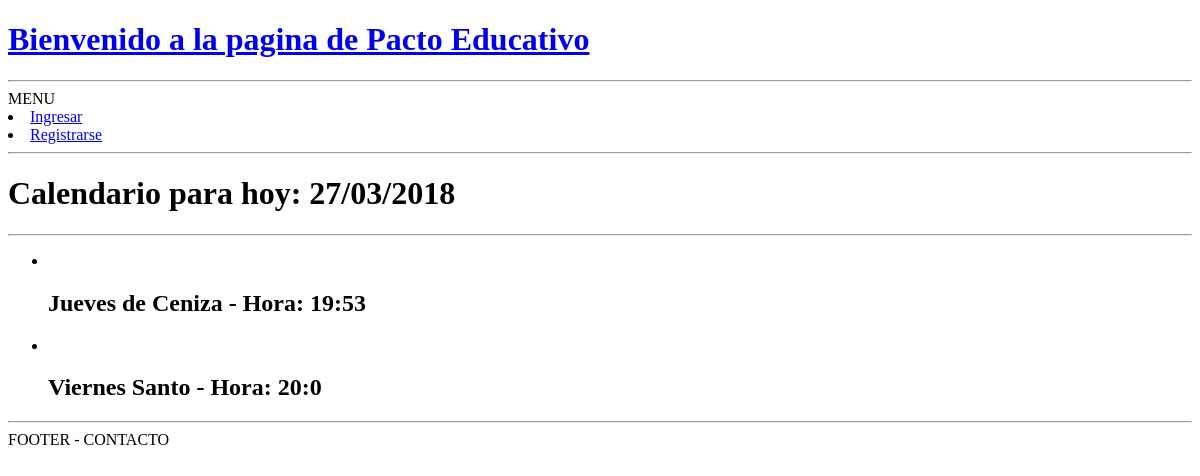
Before: /calendario/ with the older database file.
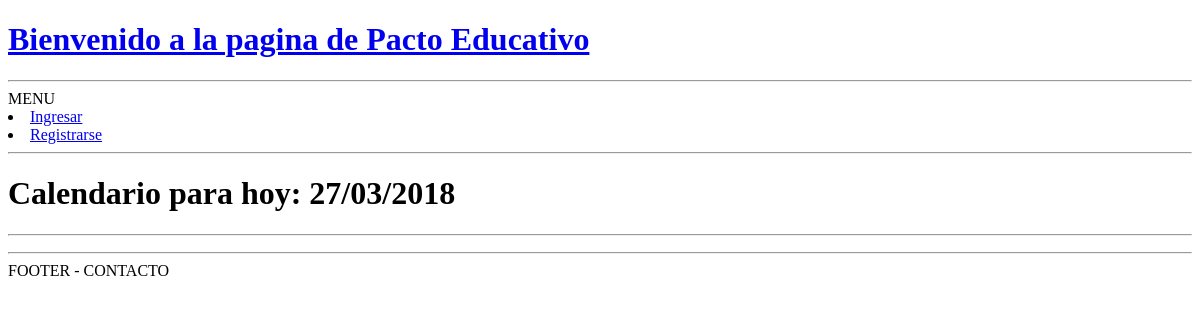
After: the same page with the newer database file.
### calendario/models.py (models this page shows, shortened)
class Evento(models.Model):
    nombre = models.CharField('Titulo', max_length=200)
    descripcion = models.TextField()
    fecha = models.DateTimeField('Fecha del Evento')
    usuario = models.ForeignKey(User, on_delete=models.CASCADE)
    pub_date = models.DateTimeField('Fecha de Publicacion', default=timezone.now, editable = False)

### calendario/views.py (the view)
# urls.py: url('', views.calendario, name='calendario'),
def calendario(request):
    eventos = Evento.objects.order_by('fecha')
    return render(request, 'calendario.html', { 'eventos': eventos, 'hoy' : datetime.now().strftime('%d/%m/%Y')})

### calendario/templates/calendario.html
{% extends 'base.html' %}
{% block content %}
    <h1>Calendario para hoy: {{ hoy }} </h1>
    <hr>
    <ul>
        {% for evento in eventos %}
        <li>
                <br><h2>{{ evento.nombre }} - Hora: {{ evento.fecha.hour }}:{{ evento.fecha.minute }} </h2>
        </li>
        {% endfor %}
    </ul>
{% endblock %}

Changed rows visible on the page:
removed Evento: nombre "Jueves de Ceniza", fecha.hour "19", fecha.minute "53"
removed Evento: nombre "Viernes Santo", fecha.hour "20", fecha.minute "0"
